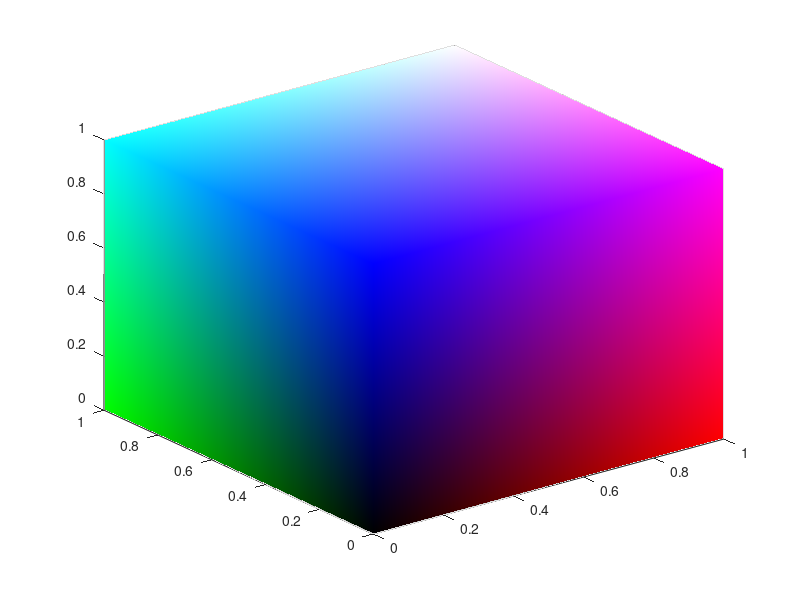

Recreate this plot in MATLAB.
clear all; close all; clc;

%% Define Vertices
topVerts = [ 0 1 0; 0 1 1; 1 1 1; 1 1 0];
topVertIndex = [ 1 2 3 4 ];
botVerts = [ 0 0 0; 0 0 1; 1 0 1; 1 0 0];
botVertIndex = [ 5 6 7 8 ];

verts = [ topVerts; botVerts ];

%% Define Colors
vertColors = [ topVerts; botVerts ];
%% Empty faces list
faces = [];

%% Top faces
faces = [ faces ; 1 2 3 ; 1 3 4 ];

%% Side faces (Your efforts here)
for vertI = 1 : 4
	faceVert1 = topVertIndex( mod(vertI,4)+1 );
	faceVert2 = topVertIndex( vertI );
	faceVert3 = botVertIndex( vertI );
    faceVert4 = botVertIndex( mod(vertI,4)+1 );
	faces = [ faces ; faceVert1 faceVert4 faceVert2;faceVert3 faceVert2 faceVert4];
end

%% Bottom faces
faces = [ faces ; 5 7 6 ; 5 8 7 ];

%% Show RGB Cube in 3D figure
trisurf(faces,verts(:,1),verts(:,2),verts(:,3),'FaceVertexCData', vertColors,'FaceColor','interp', 'EdgeAlpha', 0);